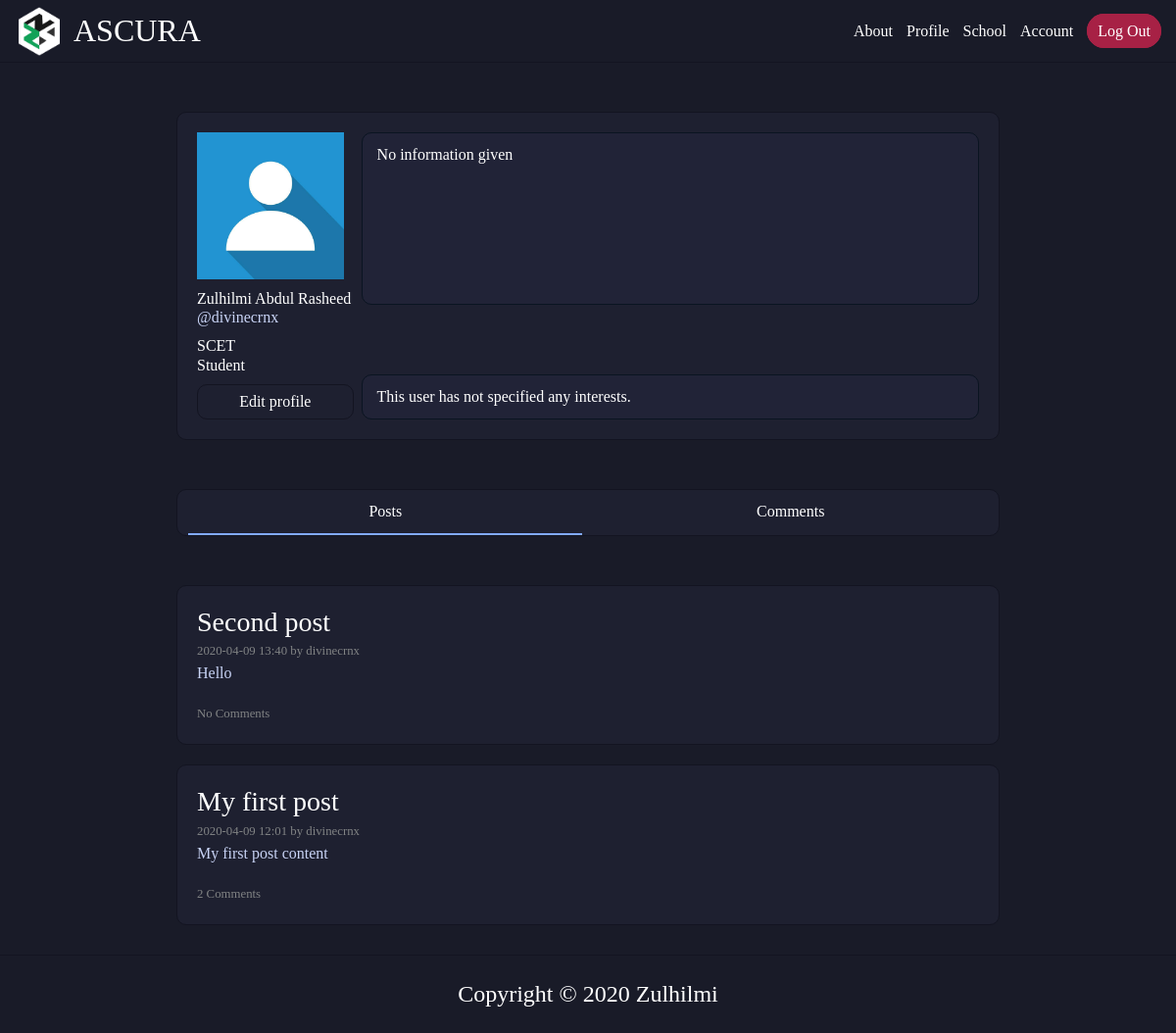
/user/divinecrnx (signed in), run on the app's committed database.
### ascura/models.py (models this page shows, shortened)
class User(db.Model, UserMixin):
    id = db.Column(db.Integer, primary_key=True)
    first_name = db.Column(db.String(30), nullable=False)
    last_name = db.Column(db.String(30), nullable=False)
    username = db.Column(db.String(14), unique=True, nullable=False)
    email = db.Column(db.String(120), unique=True, nullable=False)
    password = db.Column(db.String(60), nullable=False)
    image_file = db.Column(db.String(20), nullable=False, default='default.jpg')
    short_desc = db.Column(db.String(70), nullable=False, default="Hi there, I'm new to Ascura.")
    long_desc = db.Column(db.Text, nullable=False, default="No information given")
    interests = db.Column(db.String(100), nullable=False, default="This user has not specified any interests.")
    school_id = db.Column(db.Integer, db.ForeignKey('school.id'), nullable=False)
    course_id = db.Column(db.Integer, db.ForeignKey('course.id'), nullable=True) # Faculty members don't need this
    semester = db.Column(db.String(2), nullable=True) # Faculty members don't need this
    role_id = db.Column(db.Integer, db.ForeignKey('role.id'), nullable=False, default=1) # Default student role
    u_type = db.Column(db.Integer, db.ForeignKey('usertype.id'), nullable=False, default=3) # Default user type normal
    posts = db.relationship('Post', backref='author', lazy=True)
    comments = db.relationship('Comment', backref='author', lazy=True)

class School(db.Model):
    id = db.Column(db.Integer, primary_key=True)
    school_name = db.Column(db.String(5), nullable=False, unique=True)
    school_name_full = db.Column(db.String(100), nullable=False, unique=True)
    student_school = db.relationship("User", backref='school', lazy=True)
    post_school = db.relationship("Post", backref='school', lazy=True)
    comment_school = db.relationship("Comment", backref='school', lazy=True)

class Role(db.Model):
    id = db.Column(db.Integer, primary_key=True)
    role_name = db.Column(db.String(20), nullable=False, unique=True)
    student_role = db.relationship("User", backref='role', lazy=True)

class Post(db.Model):
    id = db.Column(db.Integer, primary_key=True)
    title = db.Column(db.String(100), nullable=False)
    date_posted = db.Column(db.DateTime, nullable=False, default=get_time)
    content = db.Column(db.Text, nullable=False)
    user_id = db.Column(db.Integer, db.ForeignKey('user.id'), nullable=False)
    school_id = db.Column(db.Integer, db.ForeignKey('school.id'), nullable=False)
    comments = db.relationship('Comment', backref='post', lazy=True)

### ascura/routes.py (the view)
@app.route("/user/<string:username>")
@login_required
def user_page(username):
    if_comments = True if request.args.get('tab', type=str) == 'comments' else False
    user = User.query.filter(User.username==username).first_or_404()
    page = request.args.get('page', 1, type=int)
    posts = Post.query.filter(Comment.author==user).order_by(Post.date_posted.desc()).paginate(page=page, per_page=5)
    comments = Comment.query.filter(Comment.author==user).order_by(Comment.date_posted.desc()).paginate(page=page, per_page=5)
    return render_template('user.html', user=user, posts=posts, comments=comments, if_comments=if_comments, page=page)

### ascura/models.py (called while the page is built)
@login_manager.user_loader
def load_user(user_id):
    return User.query.get(user_id)

### ascura/templates/user.html (shortened to what this page needs)
{% extends 'layout.html' %}
{% block body %}
    <div class="user-profile std-div">
        <div class="user-about-left">
            <div class="user-pp">
                <img src="{{ url_for('static', filename='images/profile_pics/' + user.image_file) }}" alt="{{ user.username }} profile picture">
            </div>
            <div class="user-names">
                <div class="user-username-fullname">
                    <span class="fn">{{ user.first_name + " " + user.last_name }}</span>
                    <span class="un">&commat;{{ user.username }}</span>
                </div>
            </div>
            <div class="edu-particulars">
                <div class="user-school">
                    {{ user.school.school_name }}
                </div>
                <div class="user-role">
                    {{ user.role.role_name }}
                </div>
            </div>
            {% if user.username == current_user.username %}
            <div class="user-p-edit">
                <a href="{{ url_for('account') }}">Edit profile</a>
            </div>
            {% endif %}
        </div>
        <div class="user-about-right">
            <div class="user-longdesc">
                {{ user.long_desc }}
            </div>
            <div class="user-interests">
                {{ user.interests }}
            </div>
        </div>
    </div>
    <div class="user-activity-tabs std-div user-profile">
        {% if not if_comments %}
            <div class="posts-link tab-active">
                <a href="{{ url_for('user_page', username=user.username) }}">Posts</a>
            </div>
            <div class="comments-link">
                <a href="{{ url_for('user_page', username=user.username, tab='comments') }}">Comments</a>
            </div>
        {% endif %}
    </div>
    <div class="user-activity">
        {% if not if_comments %}
            {% if posts.items|length == 0%}
                <div id="comments-section" class="comments-section-opt">
                    <div class="comment">
                        <p class="s-post-c s-post-c-middle">Wow, such empty ʕ•ᴥ•ʔ</p>
                    </div>
                </div>
            {% else %}
                {% for post in posts.items %}
                    <div class="s-post">
                        <h3><a href="{{ url_for('post', school=post.school.school_name|lower, post_id=post.id) }}">{{ post.title }}</a></h3>
                        <small class="s-post-stat" >{{ post.date_posted.strftime('%Y-%m-%d %H:%M') }} by {{ post.author.username }}</small>
                        <p class="s-post-c" >{{ post.content }}</p>
                        {% set comments_count = [] %}
                        {% if comments_count|length == 1 %}
                            <small class="s-post-stat">{{ comments_count|length }} Comment</small>
                        {% elif comments_count|length == 0 %}
                            <small class="s-post-stat">No Comments</small>
                        {% else %}
                            <small class="s-post-stat">{{ comments_count|length }} Comments</small>
                        {% endif %}
                    </div>
                {% endfor %}
            {% endif %}
        {% endif %}
    </div>
{% endblock %}

### ascura/static/css/main.css (style rules this page uses)
.h1, .h2, .h3, .h4, .h5, .h6, h1, h2, h3, h4, h5, h6 { margin-bottom: initial; }
a { text-decoration: none; color: #fff; }
body { background-color: #191b28; font-family: Proxima-Bold; }
.std-div { background-color: rgb(30, 32, 48); border-radius: 10px; border: 1px solid rgb(19, 20, 33); }
.s-post { width: 80%; margin-left: auto; margin-right: auto; background-color: rgb(30, 32, 48); border: 1px solid rgb(19, 20, 33); border-radius: 10px; padding: 20px; margin-bottom: 20px; }
.s-post-stat { color: #818384; font-family: Proxima-Regular; }
.s-post-c { color: rgb(200, 211, 245); font-family: Proxima-Regular; }

### ascura/static/css/profile.css (style rules this page uses)
.user-profile { display: flex; justify-content: space-between; width: 70%; margin-top: 50px; margin-left: auto; margin-right: auto; color: #fff; height: max-content; padding: 20px; }
.user-about-left { width: 20%; height: max-content; }
.user-about-left > div { margin-bottom: 10px; }
.user-username-fullname > span { display: block; }
div.user-school, div.user-role { margin-bottom: 0; }
.user-names, .edu-particulars { line-height: 1.2; }
.user-pp > img { height: 150px; width: 150px; }
.un { color: rgb(200, 211, 245); }
.user-about-right { width: 79%; display: flex; flex-direction: column; justify-content: space-between; }
.user-longdesc { height: 60%; background-color: rgb(33, 35, 55); border: 1px solid rgb(10, 20, 33); padding: 10px 15px; border-radius: 10px; }
.user-interests { height: max-content; background-color: rgb(33, 35, 55); border: 1px solid rgb(10, 20, 33); padding: 10px 15px; border-radius: 10px; }
.user-activity { width: 70%; margin-top: 50px; margin-left: auto; margin-right: auto; }
.user-activity > div.s-post, .user-activity > div#comments-section { width: 100%; margin-left: 0; margin-right: 0; }
.user-activity-tabs { padding: 0; display: flex; justify-content: space-evenly; }
.user-activity-tabs > div { width: 48%; }
.posts-link > a, .comments-link > a { display: flex; justify-content: center; padding: 10px; }
.tab-active { border-bottom: 2px solid rgb(130, 170, 255); }
div.user-p-edit { width: 100%; margin-bottom: 0; }
.user-p-edit > a { padding: 5px 10px; background-color: rgb(30, 32, 48); border: 1px solid rgb(19, 20, 33); border-radius: 10px; width: 100%; display: block; text-align: center; }

### data on the page
User: image_file (placeholder picture), first_name+last_name "Zulhilmi Abdul Rasheed", username "divinecrnx", long_desc "No information given", interests "This user has not specified any interests."
School: school.school_name "SCET"
Role: role.role_name "Student"
Post: title "Second post", date_posted "2020-04-09 13:40", author.username "divinecrnx", content "Hello", shows "No Comments"
Post: title "My first post", date_posted "2020-04-09 12:01", author.username "divinecrnx", content "My first post content", comments_count "2"
